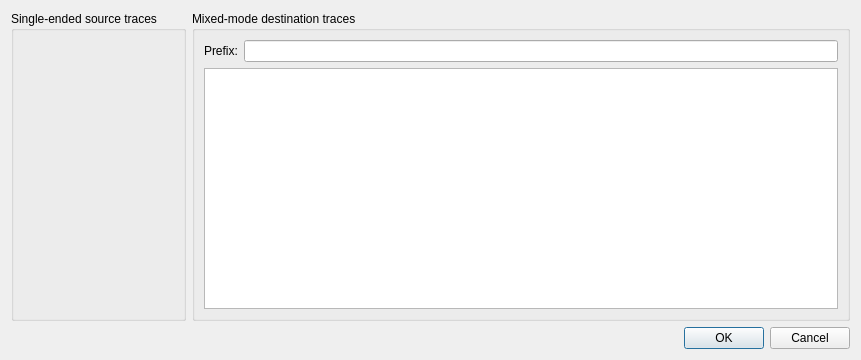
<?xml version="1.0" encoding="UTF-8"?>
<ui version="4.0">
 <class>MixedModeConversion</class>
 <widget class="QDialog" name="MixedModeConversion">
  <property name="geometry">
   <rect>
    <x>0</x>
    <y>0</y>
    <width>861</width>
    <height>360</height>
   </rect>
  </property>
  <property name="windowTitle">
   <string>Single-ended to Mixed-mode S-parameter conversion setup</string>
  </property>
  <layout class="QVBoxLayout" name="verticalLayout_3">
   <item>
    <layout class="QHBoxLayout" name="horizontalLayout">
     <item>
      <widget class="QGroupBox" name="groupBox">
       <property name="title">
        <string>Single-ended source traces</string>
       </property>
       <layout class="QVBoxLayout" name="verticalLayout_2">
        <item>
         <widget class="TraceSetSelector" name="selector" native="true"/>
        </item>
       </layout>
      </widget>
     </item>
     <item>
      <widget class="QGroupBox" name="groupBox_2">
       <property name="title">
        <string>Mixed-mode destination traces</string>
       </property>
       <layout class="QVBoxLayout" name="verticalLayout">
        <item>
         <layout class="QFormLayout" name="formLayout">
          <item row="0" column="0">
           <widget class="QLabel" name="label">
            <property name="text">
             <string>Prefix:</string>
            </property>
           </widget>
          </item>
          <item row="0" column="1">
           <widget class="QLineEdit" name="prefix"/>
          </item>
         </layout>
        </item>
        <item>
         <widget class="QListWidget" name="list"/>
        </item>
       </layout>
      </widget>
     </item>
    </layout>
   </item>
   <item>
    <widget class="QDialogButtonBox" name="buttonBox">
     <property name="standardButtons">
      <set>QDialogButtonBox::Cancel|QDialogButtonBox::Ok</set>
     </property>
    </widget>
   </item>
  </layout>
 </widget>
 <customwidgets>
  <customwidget>
   <class>TraceSetSelector</class>
   <extends>QWidget</extends>
   <header>CustomWidgets/tracesetselector.h</header>
   <container>1</container>
  </customwidget>
 </customwidgets>
 <resources/>
 <connections/>
</ui>
